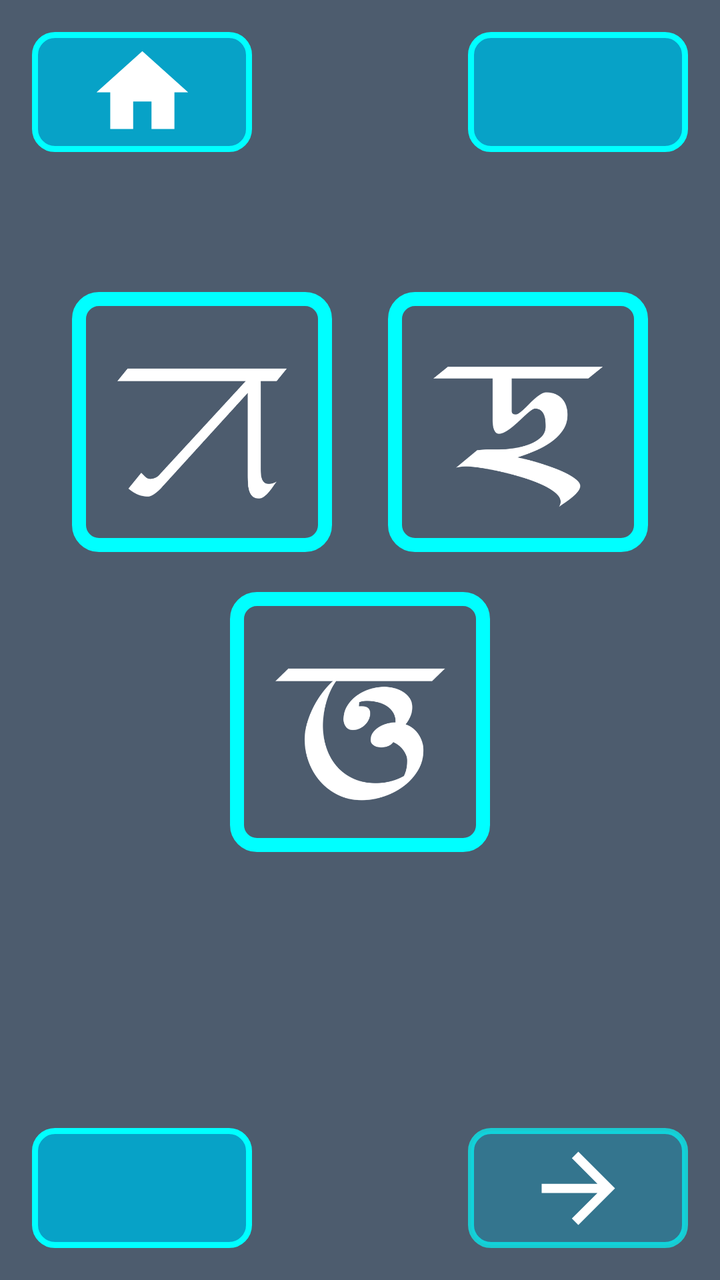
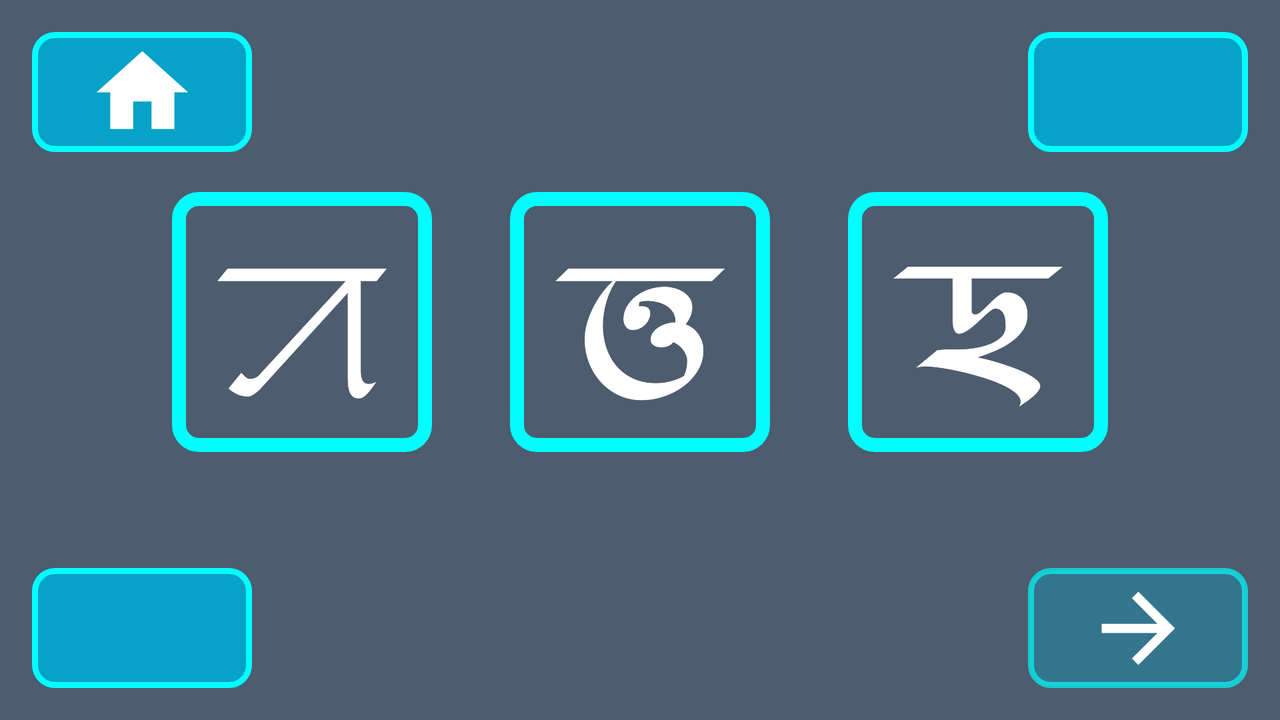

The same Android screen from two of the app's own layout files: first res/layout/ as a phone draws it, then the author's variant for another configuration, drawn on a device whose configuration selects that folder. Both files follow.
<!-- AndroidManifest.xml: application theme AppTheme -->
<!-- res/layout/activity_l1_q2.xml -->
<?xml version="1.0" encoding="utf-8"?>
<RelativeLayout xmlns:android="http://schemas.android.com/apk/res/android"
    xmlns:tools="http://schemas.android.com/tools"
    android:layout_width="match_parent"
    android:layout_height="match_parent"
    tools:context=".L1Q2"
    android:padding="16dp"
    android:background="@color/colorPrimaryDark">

    <ImageButton
        android:id="@+id/home"
        android:background="@drawable/button_background"
        android:layout_width="110dp"
        android:layout_height="60dp"
        android:layout_alignParentLeft="true"
        android:layout_alignParentStart="true"
        android:layout_alignParentTop="true"
        android:contentDescription="@string/todo"
        android:src="@drawable/ic_home"/>

    <ImageButton
        android:id="@+id/repeat"
        android:layout_alignParentTop="true"
        android:background="@drawable/button_background"
        android:layout_width="110dp"
        android:layout_height="60dp"
        android:layout_alignParentRight="true"
        android:layout_alignParentEnd="true"
        android:contentDescription="@string/todo"
        android:src="@drawable/ic_retry"/>

    <RelativeLayout
        android:padding="20dp"
        android:layout_marginTop="50dp"
        android:layout_below="@+id/repeat"
        android:layout_width="match_parent"
        android:layout_height="350dp">


        <ImageView
            android:id="@+id/q1"
            android:padding="10dp"
            android:layout_alignParentLeft="true"
            android:background="@drawable/image_background"
            android:layout_width="130dp"
            android:layout_height="130dp"
            android:src="@drawable/l1a"
            android:layout_alignParentStart="true"
            android:contentDescription="@string/todo" />

        <ImageView
            android:id="@+id/q2"
            android:padding="10dp"
            android:layout_alignParentRight="true"
            android:background="@drawable/image_background"
            android:layout_width="130dp"
            android:layout_height="130dp"
            android:src="@drawable/l1b"
            android:layout_alignParentEnd="true"
            android:contentDescription="@string/todo" />

        <ImageView
            android:id="@+id/q3"
            android:layout_marginTop="20dp"
            android:padding="10dp"
            android:layout_below="@+id/q2"
            android:layout_centerHorizontal="true"
            android:background="@drawable/image_background"
            android:layout_width="130dp"
            android:layout_height="130dp"
            android:src="@drawable/l1c"
            android:contentDescription="@string/todo" />

    </RelativeLayout>


    <ImageButton
        android:id="@+id/back"
        android:background="@drawable/button_background"
        android:layout_width="110dp"
        android:layout_height="60dp"
        android:layout_alignParentLeft="true"
        android:layout_alignParentStart="true"
        android:layout_alignParentBottom="true"
        android:contentDescription="@string/todo"
        android:src="@drawable/ic_arrow_back"/>

    <ImageButton
        android:id="@+id/forward"
        android:background="@drawable/button_background_i"
        android:layout_width="110dp"
        android:layout_height="60dp"
        android:layout_alignParentRight="true"
        android:layout_alignParentEnd="true"
        android:layout_alignParentBottom="true"
        android:contentDescription="@string/todo"
        android:src="@drawable/ic_arrow_forward"/>

</RelativeLayout>
<!-- resources referenced by this layout -->
<resources>
  <color name="colorPrimaryDark">#4D5C6E</color>
  <!-- drawable button_background (drawable) -->
  <?xml version="1.0" encoding="utf-8"?>
  <shape xmlns:android="http://schemas.android.com/apk/res/android"
      android:shape="rectangle">
      <solid android:color="#07A2C7"/>
      <corners android:radius="10dp"/>
      <stroke android:color="#00FFFF"
          android:width="3dp"/>
  </shape>
  <!-- drawable button_background_i (drawable) -->
  <?xml version="1.0" encoding="utf-8"?>
  <shape xmlns:android="http://schemas.android.com/apk/res/android"
      android:shape="rectangle">
      <solid android:color="#5B07A2C7"/>
      <corners android:radius="10dp"/>
      <stroke android:color="#AD00FFFF"
          android:width="3dp"/>
  </shape>
  <!-- drawable ic_arrow_forward (drawable) -->
  <vector android:height="55dp" android:tint="#FFFFFF"
      android:viewportHeight="24.0"
      android:viewportWidth="24.0"
      android:width="55dp"
      xmlns:android="http://schemas.android.com/apk/res/android">
  
      <path android:fillColor="#FF000000"
            android:pathData="M12,4l-1.41,1.41L16.17,11H4v2h12.17l-5.58,5.59L12,20l8,-8z"/>
  </vector>
  <!-- drawable ic_home (drawable) -->
  <vector android:height="55dp" android:tint="#FFFFFF"
      android:viewportHeight="24.0"
      android:viewportWidth="24.0"
      android:width="55dp"
      xmlns:android="http://schemas.android.com/apk/res/android">
  
      <path android:fillColor="#FF000000"
            android:pathData="M10,20v-6h4v6h5v-8h3L12,3 2,12h3v8z"/>
  </vector>
  <!-- drawable image_background (drawable) -->
  <?xml version="1.0" encoding="utf-8"?>
  <shape xmlns:android="http://schemas.android.com/apk/res/android"
      android:shape="rectangle">
      <solid android:color="@color/colorPrimaryDark"/>
      <corners android:radius="10dp"/>
      <stroke android:color="#00FFFF"
          android:width="7dp"/>
  </shape>
  <!-- drawable l1a: png bitmap (drawable, 8845 bytes) -->
  <!-- drawable l1b: png bitmap (drawable, 10586 bytes) -->
  <!-- drawable l1c: png bitmap (drawable, 13486 bytes) -->
  <string name="todo">TODO</string>
  <style name="AppTheme" parent="Theme.AppCompat.Light.NoActionBar">
          
          <item name="colorPrimary">@color/colorPrimary</item>
          <item name="colorPrimaryDark">@color/colorPrimaryDark</item>
          <item name="colorAccent">@color/colorAccent</item>
      </style>
  <color name="colorPrimary">#4D5C6E</color>
  <color name="colorAccent">#03DAC5</color>
</resources>
<!-- res/layout-land/activity_l1_q2.xml (the author's variant of the layout above) -->
<!-- drawn on the phone turned sideways -->
<?xml version="1.0" encoding="utf-8"?>
<RelativeLayout xmlns:android="http://schemas.android.com/apk/res/android"
    xmlns:tools="http://schemas.android.com/tools"
    android:layout_width="match_parent"
    android:layout_height="match_parent"
    tools:context=".L1A"
    android:padding="16dp"
    android:background="@color/colorPrimaryDark">

    <ImageButton
        android:id="@+id/home"
        android:background="@drawable/button_background"
        android:layout_width="110dp"
        android:layout_height="60dp"
        android:layout_alignParentLeft="true"
        android:layout_alignParentStart="true"
        android:layout_alignParentTop="true"
        android:contentDescription="@string/todo"
        android:src="@drawable/ic_home"/>

    <ImageButton
        android:id="@+id/repeat"
        android:layout_alignParentTop="true"
        android:background="@drawable/button_background"
        android:layout_width="110dp"
        android:layout_height="60dp"
        android:layout_alignParentRight="true"
        android:layout_alignParentEnd="true"
        android:contentDescription="@string/todo"
        android:src="@drawable/ic_retry"/>

    <RelativeLayout
        android:layout_width="match_parent"
        android:layout_height="350dp"
        android:layout_below="@+id/repeat"
        android:layout_marginLeft="50dp"
        android:layout_marginRight="50dp"
        android:padding="20dp">


        <ImageView
            android:id="@+id/q1"
            android:layout_width="130dp"
            android:layout_height="130dp"
            android:layout_alignParentStart="true"
            android:layout_alignParentLeft="true"
            android:background="@drawable/image_background"
            android:contentDescription="@string/todo"
            android:padding="10dp"
            android:src="@drawable/l1a" />

        <ImageView
            android:id="@+id/q2"
            android:layout_width="130dp"
            android:layout_height="130dp"
            android:layout_alignParentEnd="true"
            android:layout_alignParentRight="true"
            android:background="@drawable/image_background"
            android:contentDescription="@string/todo"
            android:padding="10dp"
            android:src="@drawable/l1b" />

        <ImageView
            android:id="@+id/q3"

            android:layout_width="130dp"

            android:layout_height="130dp"
            android:layout_centerHorizontal="true"
            android:background="@drawable/image_background"
            android:contentDescription="@string/todo"
            android:padding="10dp"
            android:src="@drawable/l1c" />

    </RelativeLayout>


    <ImageButton
        android:id="@+id/back"
        android:background="@drawable/button_background"
        android:layout_width="110dp"
        android:layout_height="60dp"
        android:layout_alignParentLeft="true"
        android:layout_alignParentStart="true"
        android:layout_alignParentBottom="true"
        android:contentDescription="@string/todo"
        android:src="@drawable/ic_arrow_back"/>

    <ImageButton
        android:id="@+id/forward"
        android:background="@drawable/button_background_i"
        android:layout_width="110dp"
        android:layout_height="60dp"
        android:layout_alignParentRight="true"
        android:layout_alignParentEnd="true"
        android:layout_alignParentBottom="true"
        android:contentDescription="@string/todo"
        android:src="@drawable/ic_arrow_forward"/>

</RelativeLayout>
